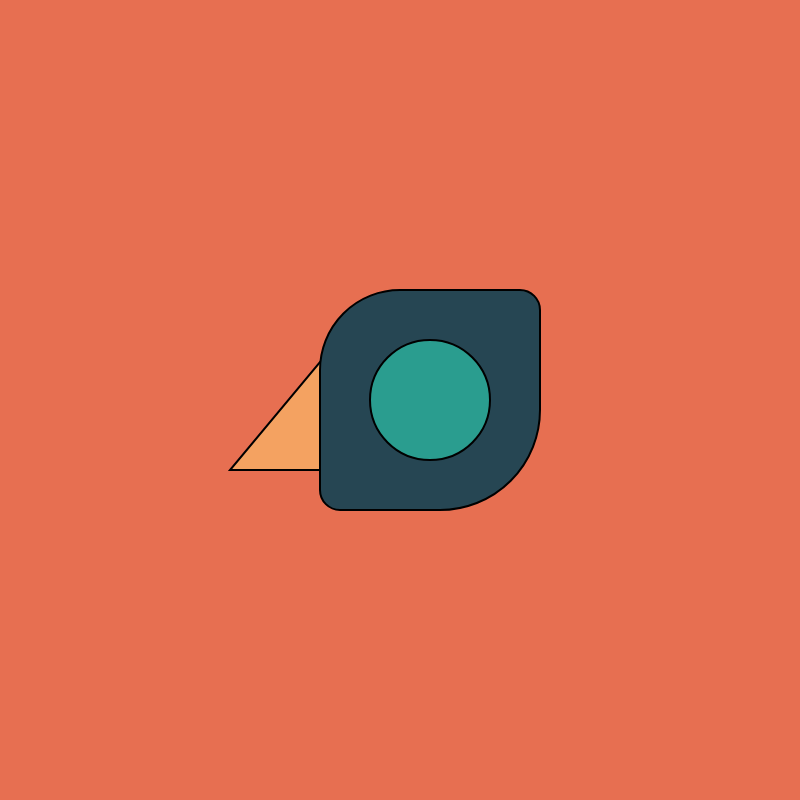
Frame 1 (no input)
Frame 60 (no input): identical to frame 1, image omitted
Frame 120 (the mouse pressed at the canvas centre since frame 60): identical to frame 1, image omitted

The p5.js sketch that drew this single still picture (run headless with seeded random() and noise() and a simulated clock; from frame 60 on, the mouse is pressed at the canvas centre):

// p5.js sketch
// ── sketch.js
function setup() {
  createCanvas(800, 800);
}

function draw() {
  scale(2);
  background(231, 111, 81);
  fill(244, 162, 97);
  translate(15, 0);
  angleMode(DEGREES);
  triangle(200, 235, 100, 235, 150, 175);
  rectMode(RADIUS);
  fill(38, 70, 83);
  rect(200, 200, 55, 55, 40, 10, 50, 10);
  ellipseMode(RADIUS);
  fill(42, 157, 143);
  ellipse(200, 200, 30);
}
